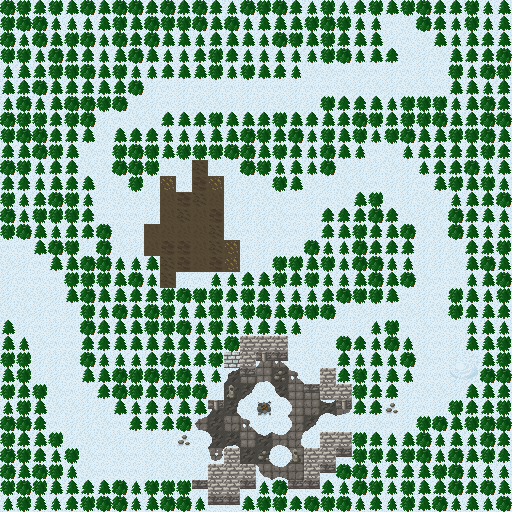

A 2D game scene composited from a Tiled map and its tileset images. What follows is a short description and the map's XML, with each tile layer's data collapsed to a summary:
An orthogonal 32x32 tile map with 16x16 px tiles, 4 tile layers (logic, base, deco, deco2), 2 tilesets.

<map version="1.0" tiledversion="2018.12.28" orientation="orthogonal" renderorder="left-up" width="32" height="32" tilewidth="16" tileheight="16" infinite="0" nextlayerid="5" nextobjectid="1">
 <tileset firstgid="1" source="tilesets/logic.tsx" />
 <tileset firstgid="65" source="tilesets/tiles_town_outside_winter.tsx" />
 <layer id="1" name="logic" width="32" height="32">
  <data>[1024 cells, 1024 non-empty, 2 distinct tile ids]</data>
 </layer>
 <layer id="2" name="base" width="32" height="32">
  <data>[1024 cells, 1024 non-empty, 12 distinct tile ids]</data>
 </layer>
 <layer id="3" name="deco" width="32" height="32">
  <data>[1024 cells, 726 non-empty, 25 distinct tile ids]</data>
 </layer>
 <layer id="4" name="deco2" width="32" height="32">
  <data>[1024 cells, 17 non-empty, 7 distinct tile ids]</data>
 </layer>
</map>
